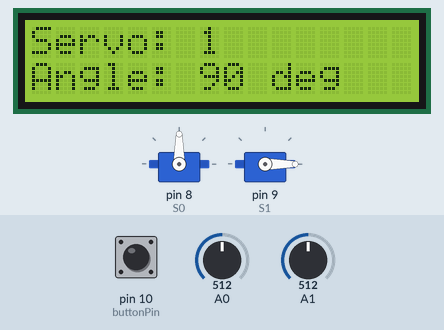
The sketch below on a simulated Arduino Uno, built with avr-gcc and run on an emulated ATmega328P. Shown: 2 × servo, 16×2 character LCD. The test bench sets the inputs (shaded band); at power-on: A0 = 512, pin 10 (buttonPin) HIGH, A1 = 512. What the sketch prints to the serial monitor is not drawn.

Above: at 3.2 s.
3.3 s: A0 set to 62
At 4.1 s:
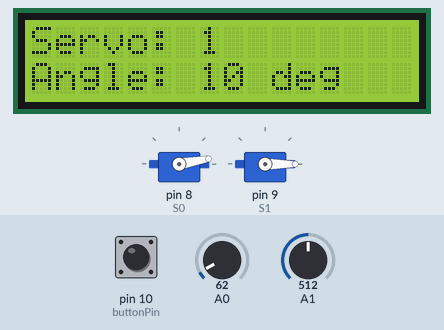
4.8 s: A0 set to 50
At 6.0 s:
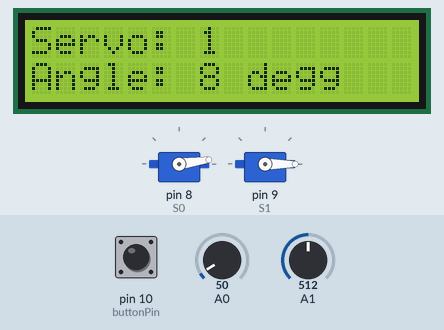
6.3 s: pin 10 (buttonPin) pulled LOW for 0.15 s
At 7.0 s:
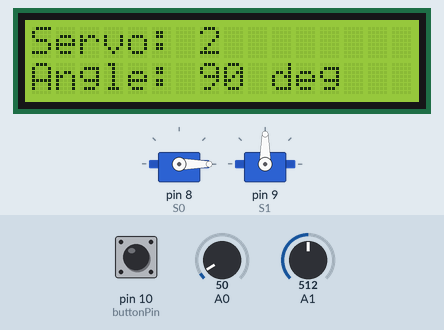
7.9 s: A1 set to 716
At 9.0 s:
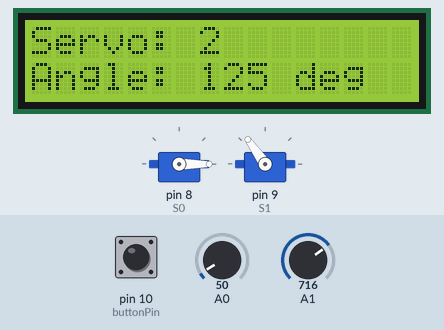
9.4 s: A1 set to 580
At 9.7 s:
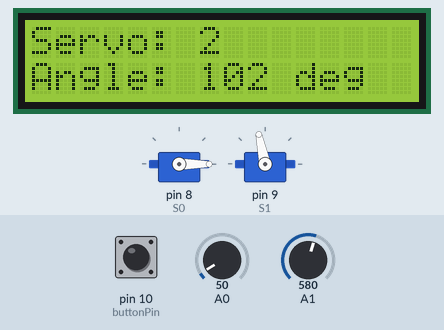
10.9 s: A1 set to 553
At 11.9 s:
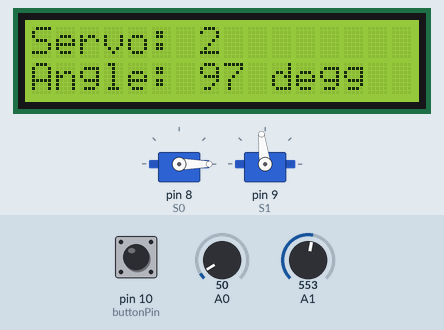
Timing chart, 0 to 13.5 s (numbered marks = the images above; inputs shaded):
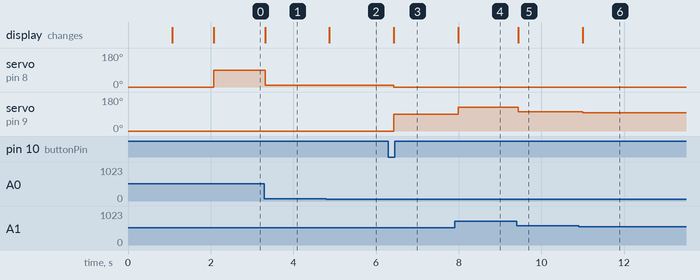

The sketch:

part_c_code.ino
```cpp
#include <Servo.h>
#include <LiquidCrystal.h>

#define S0 8
#define S1 9

Servo SERVO1;
Servo SERVO2;

int data1, data2;

const int buttonPin = 10; // Pushbutton connected to pin 2
bool isServo1Active = true; // Tracks which servo is active
unsigned long lastDebounceTime = 0; // Tracks the last time the button was pressed
const unsigned long debounceDelay = 50; // Debounce delay in milliseconds
int lastButtonState = HIGH; // Tracks the previous button state
int buttonState = HIGH; // Current button state

// Initialize the LCD (RS, E, D4, D5, D6, D7)
LiquidCrystal lcd(7, 6, 5, 4, 3, 2);

void setup() {
  Serial.begin(9600);

  // Attach servos to their respective pins
  SERVO1.attach(S0);
  SERVO2.attach(S1);

  // Initialize servos to 0 degrees
  SERVO1.write(0);
  SERVO2.write(0);
  delay(1000);

  // Set up the button pin as input with pull-up resistor
  pinMode(buttonPin, INPUT_PULLUP);

  // Initialize the LCD
  lcd.begin(16, 2); // Set up the LCD's number of columns and rows
  lcd.print("Initializing...");
  delay(1000);
  lcd.clear();
}

void loop() {
  // Read the raw button state
  int reading = digitalRead(buttonPin);

  // Check if the button state has changed
  if (reading != lastButtonState) {
    // Reset the debounce timer
    lastDebounceTime = millis();
  }

  // If the debounce time has passed, update the button state
  if ((millis() - lastDebounceTime) > debounceDelay) {
    if (reading != buttonState) {
      buttonState = reading;

      // If the button is pressed (LOW), toggle the active servo
      if (buttonState == LOW) {
        isServo1Active = !isServo1Active;
        lcd.clear(); // Clear the LCD when switching servos
      }
    }
  }

  // Save the current button state for the next iteration
  lastButtonState = reading;

  // Read potentiometer values
  data1 = analogRead(A0);
  data2 = analogRead(A1);

  // Map and constrain the potentiometer values
  data1 = map(data1, 0, 1023, 0, 180);
  data2 = map(data2, 0, 1023, 0, 180);

  // Control the active servo
  if (isServo1Active) {
    SERVO1.write(data1); // Move SERVO1 based on A0
    SERVO2.write(0);     // Stop SERVO2
  } else {
    SERVO2.write(data2); // Move SERVO2 based on A1
    SERVO1.write(0);     // Stop SERVO1
  }

  // Update the LCD display
  lcd.setCursor(0, 0); // Set cursor to the first row
  lcd.print("Servo: ");
  lcd.print(isServo1Active ? "1" : "2");

  lcd.setCursor(0, 1); // Set cursor to the second row
  lcd.print("Angle: ");
  lcd.print(isServo1Active ? data1 : data2);
  lcd.print(" deg");

  // Print the mapped values for debugging
  Serial.print(data1);
  Serial.print("\t");
  Serial.println(data2);

  delay(100); // Small delay for stability
}
```

Measured:
- the behaviour switches between 57 and 56 on A0 (found by bisection; images 1 and 2)
- the behaviour switches between 569 and 568 on A1 (found by bisection; images 5 and 6)
- after the input at 3.3 s, servo on pin 8 (S0): 90° → 10° at once; the display: changes at once (image 1)
- after the input at 4.8 s, servo on pin 8 (S0): 10° → 8° after 0.07 s; the display: changes after 0.07 s (image 2)
- after the input at 6.3 s, servo on pin 8 (S0): 8° → 0° after 0.13 s; servo on pin 9 (S1): 0° → 90° after 0.13 s; the display: changes after 0.13 s (image 3)
- after the input at 7.9 s, servo on pin 9 (S1): 90° → 125° after 0.09 s; the display: changes after 0.09 s (image 4)
- after the input at 9.4 s, servo on pin 9 (S1): 125° → 102° at once; the display: changes at once (image 5)
- after the input at 10.9 s, servo on pin 9 (S1): 102° → 97° after 0.10 s; the display: changes after 0.10 s (image 6)
